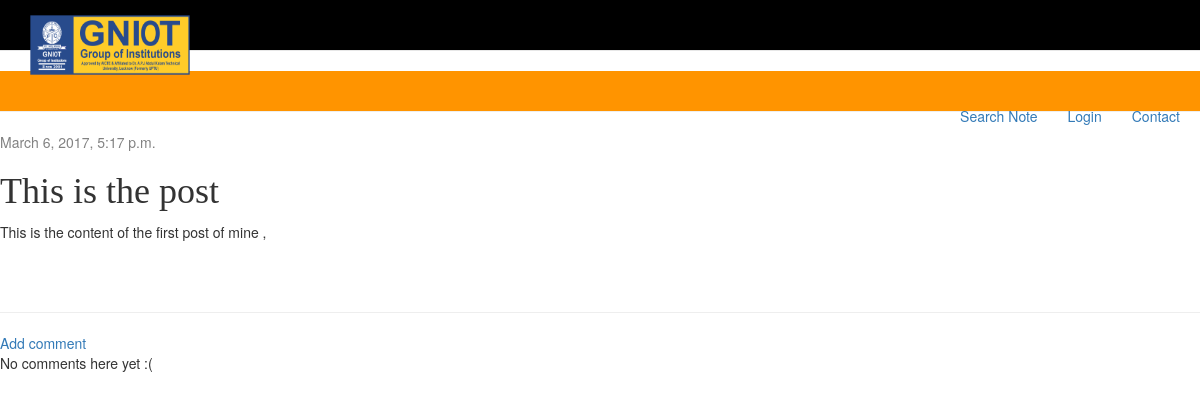
The page /post/8/ on the database its author committed.
### blog/models.py (models this page shows, shortened)
class Post(models.Model):
    author = models.ForeignKey('auth.User')
    title = models.CharField(max_length = 120)
    slug = models.SlugField(unique=True,null=True)
    image = models.ImageField(upload_to=generate_post_name, null=True, blank=True, width_field="width_field", height_field="height_field")
    height_field = models.IntegerField(default=0)
    width_field = models.IntegerField(default=0)
    text = models.TextField()
    published_date = models.DateTimeField(blank=True, null=True)
    draft = models.BooleanField(default=False)
    read_time = models.IntegerField(default=0) #models.TimeField(null=True, blank=True) #assume minutes
    updated = models.DateTimeField(auto_now=True, auto_now_add=False)
    timestamp = models.DateTimeField(auto_now=False, auto_now_add=True)
    created_date = models.DateTimeField(default=timezone.now)

### blog/views.py (the view)
# urls.py: url(r'^post/(?P<pk>\d+)/$', views.post_detail, name='post_detail'),
def post_detail(request, pk):
    post = get_object_or_404(Post, pk=pk)
    return render(request, 'post_detail.html', {'post': post})

### templates/post_detail.html (shortened to what this page needs)
{% extends 'base.html' %}
{% block content %}
    <div class="post">
        {%  if  post.published_date %}
            <div class="date">
                {{  post.published_date }}
            </div>
        {%  else    %}
        <a  class="btn  btn-default"    href="{%    url 'post_publish'  pk=post.pk  %}">Publish</a>
        {%  endif   %}
        <h1>{{ post.title }}</h1>
       <p>{{ post.text|linebreaksbr }}</p>
    </div>
    <hr>
    <a href="{%  url 'add_comment_to_post' pk=post.pk  %}">Add comment</a>
   {% for comment in  post.comments.all %}
        {%  if  user.is_authenticated   or  comment.approved_comment    %}
        <div class="comment">
            <div class="date">
                {{  comment.created_date    }}
                {%  if  not comment.approved_comment    %}
                <a  class="btn  btn-default" href="{% url 'comment_remove' pk=comment.pk%}">
                <span class="glyphicon    glyphicon-remove"></span></a>
                <a  class="btn btn-default" href="{% url 'comment_approve' pk=comment.pk %}">
                <span  class="glyphicon glyphicon-ok"></span></a>
                {%  endif   %}
            </div>
            <strong>{{  comment.author  }}</strong>
            <p>{{ comment.text|linebreaks }}</p>
        </div>
        {%  endif   %}
        {%  empty   %}
            <p>No   comments    here    yet :(</p>
        {%  endfor  %}
{% endblock %}

### static/our_static/css/blog.css (style rules this page uses)
h1, h2, h3, h4 { font-family: 'Lobster', cursive; }
.date { color: #828282; }
.post { margin-bottom: 70px; }

### rows shown on the page
Post: published_date "March 6, 2017, 5:17 p.m.", title "This is the post", text "This is the content of the first post of mine ,"
